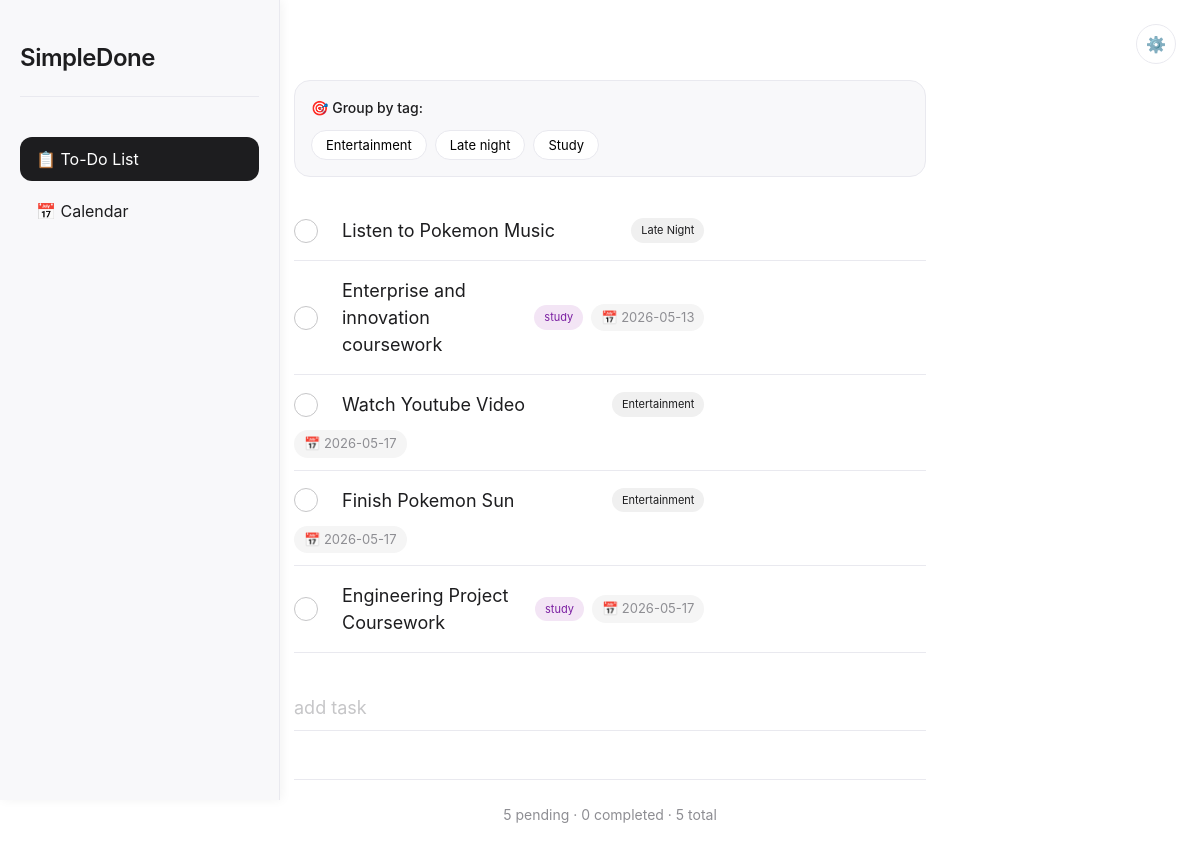
Before: / with the older database file.
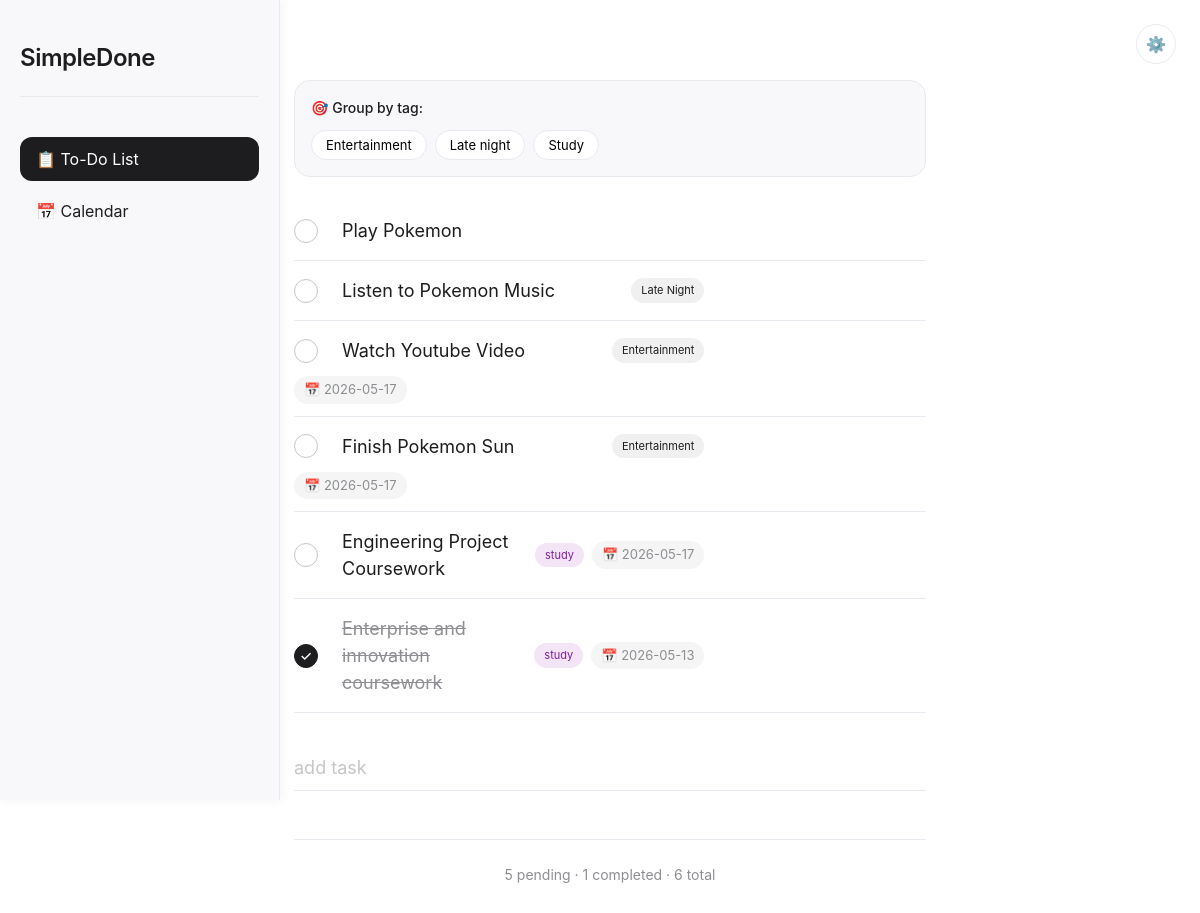
After: the same page with the newer database file.
### tables this page shows
CREATE TABLE tasks (
            id INTEGER PRIMARY KEY AUTOINCREMENT,
            description TEXT NOT NULL,
            completed INTEGER DEFAULT 0,
            due_date TEXT,
            tags TEXT,
            created_at TIMESTAMP DEFAULT CURRENT_TIMESTAMP
        );

### app.py (the view)
@app.route('/')
def index():
    conn = sqlite3.connect('tasks.db')
    c = conn.cursor()
    c.execute('SELECT id, description, completed, due_date, tags FROM tasks ORDER BY completed ASC, created_at DESC')
    tasks = c.fetchall()
    conn.close()
    return render_template('index.html', tasks=tasks)

### templates/index.html (shortened to what this page needs)
<!DOCTYPE html>
<html lang="en">
<head>
</head>
<body>
    <div class="sidebar-trigger"></div>
    <div class="sidebar">
        <div class="sidebar-content">
            <div class="sidebar-logo">SimpleDone</div>
            <ul class="sidebar-nav">
                <li><button id="todoNavBtn" class="active">📋 To-Do List</button></li>
                <li><button id="calendarNavBtn">📅 Calendar</button></li>
            </ul>
        </div>
    </div>
                <div class="settings-icon" id="settingsIcon">
                    ⚙️
                </div>
    <div class="main-content">
        <div id="todoPage" class="todo-page">
            <div class="container">
                <div class="filter-bar" id="filterBar">
                    <div class="filter-header">
                        <span class="filter-label">🎯 Group by tag:</span>
                    </div>
                    <div class="filter-tags" id="filterTags">
                    </div>
                </div>
                <ul class="task-list" id="taskList">
                    {% if tasks %}
                        {% for task in tasks %}
                        <li class="task-item" data-id="{{ task[0] }}" data-due-date="{{ task[3] if task|length > 3 else '' }}" data-tags="{{ task[4] if task|length > 4 and task[4] else '' }}">
                            <div class="task-main">
                                <div class="checkbox {% if task[2] == 1 %}checked{% endif %}"></div>
                                <span class="task-text {% if task[2] == 1 %}completed{% endif %}" contenteditable="true">
                                    {{ task[1] }}
                                </span>
                                {% if task|length > 4 and task[4] %}
                                <div class="task-tags">
                                    {% for tag in task[4].split(',') %}
                                    <span class="tag {{ tag.lower() }}">{{ tag }}</span>
                                    {% endfor %}
                                </div>
                                {% endif %}
                                {% if task|length > 3 and task[3] %}
                                <span class="task-due-date" data-due="{{ task[3] }}">
                                    📅 {{ task[3] }}
                                </span>
                                {% endif %}
                            </div>
                        </li>
                        {% endfor %}
                    {% endif %}
                </ul>
                <div class="new-task">
                    <input type="text" class="new-task-input" id="newTaskInput" placeholder="add task" autofocus>
                </div>
                <div class="stats" id="stats"></div>
            </div>
        </div>
    </div>
</body>
</html>

### templates/index.html (style rules this page uses)
* { margin: 0; padding: 0; box-sizing: border-box; }
body { font-family: -apple-system, BlinkMacSystemFont, 'SF Pro Text', 'Segoe UI', Roboto, Helvetica, sans-serif; background: #ffffff; color: #1d1d1f; line-height: 1.5; min-height: 100vh; overflow-x: hidden; }
.sidebar { position: fixed; left: 0; top: 0; width: 280px; height: 100vh; background: #f8f8fa; border-right: 1px solid #e9e9ef; transform: translateX(-260px); transition: transform 0.3s cubic-bezier(0.2, 0.9, 0.4, 1.1); z-index: 100; box-shadow: 2px 0 10px rgba(0,0,0,0.05); }
.sidebar-trigger { position: fixed; left: 0; top: 0; width: 20px; height: 100vh; z-index: 99; }
.sidebar-content { padding: 40px 20px; }
.sidebar-logo { font-size: 24px; font-weight: 600; letter-spacing: -0.02em; margin-bottom: 40px; padding-bottom: 20px; border-bottom: 1px solid #e9e9ef; color: #1d1d1f; }
.sidebar-nav { list-style: none; }
.sidebar-nav li { margin-bottom: 8px; }
.sidebar-nav button { width: 100%; text-align: left; padding: 12px 16px; background: none; border: none; border-radius: 12px; font-size: 16px; font-family: inherit; cursor: pointer; color: #1d1d1f; transition: all 0.2s ease; display: flex; align-items: center; gap: 12px; }
.sidebar-nav button.active { background: #1d1d1f; color: white; }
.main-content { transition: margin-left 0.3s ease; min-height: 100vh; }
.container { max-width: 680px; margin: 0 auto; padding: 80px 24px 120px; }
.todo-page { display: block; }
.task-list { list-style: none; margin-bottom: 24px; }
.task-item { display: flex; align-items: center; flex-wrap: wrap; padding: 12px 0; border-bottom: 1px solid #e9e9ef; animation: fadeInTask 0.3s ease; position: relative; }
.task-main { display: flex; align-items: center; flex: 1; min-width: 0; flex-wrap: wrap; gap: 8px; }
.checkbox { width: 24px; height: 24px; border-radius: 50%; border: 1.5px solid #c6c6c8; background: white; margin-right: 16px; cursor: pointer; display: flex; align-items: center; justify-content: center; transition: all 0.2s ease; flex-shrink: 0; }
.checkbox.checked { background: #1d1d1f; border-color: #1d1d1f; }
.checkbox.checked::after { content: "✓"; color: white; font-size: 14px; font-weight: 500; }
.task-text { flex: 1; font-size: 18px; font-weight: 400; color: #1d1d1f; background: transparent; border: none; padding: 4px 0; font-family: inherit; transition: color 0.2s ease; word-break: break-word; min-width: 150px; }
.task-text.completed { color: #8e8e93; text-decoration: line-through; }
.task-tags { display: flex; gap: 6px; flex-wrap: wrap; }
.tag { font-size: 11px; padding: 4px 10px; border-radius: 20px; background: #f0f0f0; color: #1d1d1f; white-space: nowrap; }
.tag.study { background: #f3e5f5; color: #7b1fa2; }
.task-due-date { font-size: 13px; color: #8e8e93; background: #f5f5f5; padding: 4px 10px; border-radius: 20px; white-space: nowrap; flex-shrink: 0; }
.new-task { margin-top: 32px; }
.new-task-input { width: 100%; font-size: 18px; padding: 12px 0; border: none; border-bottom: 1px solid #e9e9ef; font-family: inherit; background: transparent; color: #1d1d1f; transition: border-color 0.2s ease; opacity: 0; animation: fadeInPlaceholder 0.8s ease forwards; animation-delay: 1.4s; }
.new-task-input::placeholder { color: #c6c6c8; font-weight: 400; }
.stats { margin-top: 48px; padding-top: 24px; border-top: 1px solid #e9e9ef; font-size: 14px; color: #8e8e93; text-align: center; opacity: 0; animation: fadeInStats 0.6s ease forwards; animation-delay: 1.6s; }
.filter-bar { background: #f8f8fa; border-radius: 16px; padding: 16px; margin-bottom: 24px; display: none; border: 1px solid #e9e9ef; }
.filter-bar.active { display: block; }
.filter-header { display: flex; justify-content: space-between; align-items: center; margin-bottom: 12px; }
.filter-label { font-size: 14px; font-weight: 500; color: #1d1d1f; }
.filter-tags { display: flex; flex-wrap: wrap; gap: 8px; }
.settings-icon { position: fixed; top: 24px; right: 24px; width: 40px; height: 40px; border-radius: 50%; background: white; border: 1px solid #e9e9ef; display: flex; align-items: center; justify-content: center; cursor: pointer; transition: all 0.2s ease; z-index: 200; color: #1d1d1f; }

Changed rows visible on the page:
added tasks: completed 0 (drawn), description "Play Pokemon"
changed tasks "Enterprise and innovation coursework": completed 0 → 1 (drawn); moves down the list
Other visible differences:
text written by a page script: "5 pending · 0 completed · 5 total" → "5 pending · 1 completed · 6 total"
